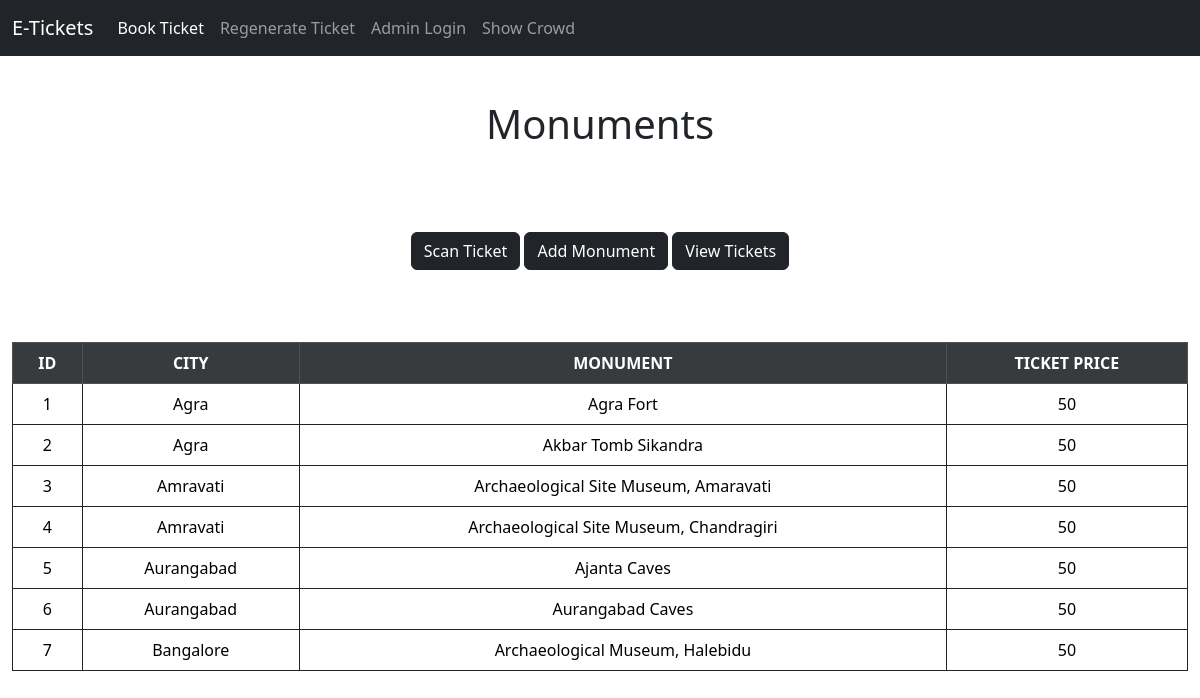
The app's page /viewMonuments with its own data.
### project/models.py (models this page shows)
class Monuments(models.Model):
    id = models.IntegerField(auto_created=True, unique=True, primary_key=True)
    city = models.CharField(max_length=122)
    monument = models.CharField(max_length=122)
    price = models.CharField(max_length=10)
    image = models.CharField(max_length=10)

### project/views.py (the view)
# urls.py: path("viewMonuments", views.viewMonuments, name="viewMonuments"),
def viewMonuments(request):
    monumentsData = Monuments.objects.all()
    data = {
        'monumentsData' :monumentsData
    }
    return render(request, 'viewMonuments.html', data)

### templates/viewMonuments.html (shortened to what this page needs)
<!DOCTYPE html>
<html lang="en">
<head>
    <link href="https://cdn.jsdelivr.net/npm/bootstrap@5.3.2/dist/css/bootstrap.min.css" rel="stylesheet">
</head>
<body>
  <nav class="navbar fixed-top navbar-expand-lg navbar-dark bg-dark">
    <div class="container-fluid ">
      <a class="navbar-brand" href="/">E-Tickets</a>
      <div class="collapse navbar-collapse" id="navbarSupportedContent">
        <ul class="navbar-nav me-auto mb-2 mb-lg-0">
          <li class="nav-item">
            <a class="nav-link active" aria-current="page" href="bookTicket">Book Ticket</a>
          </li>
          <li class="nav-item">
            <a class="nav-link" href="regenerateTicket">Regenerate Ticket</a>
          </li>
          <li class="nav-item">
            <a class="nav-link" href="adminLogin">Admin Login</a>
          </li>
          <li class="nav-item">
            <a class="nav-link" href="selectMonument">Show Crowd</a>
          </li>
        </ul>
      </div>
    </div>
</nav>
    <div class="container-fluid" style="margin-top: 100px">
        <h1 class="text-dark text-center">Monuments</h1>
        <br><br><br>
        <div class="text-center">
          <a href="/verify"><button type="submit" class="btn btn-dark mt-1">Scan Ticket</button></a>
          <a href="addMonuments"><button type="submit" class="btn btn-dark mt-1">Add Monument</button></a>
          <a href="viewTicket"><button type="submit" class="btn btn-dark mt-1">View Tickets</button></a>
        </div>
        <br><br><br>
        <table class="table table-responsive table-bordered border-dark table-hover text-center text-capitalize">
            <thead>
              <tr class="table-dark table-active text-uppercase text-white">
                <th>Id</th>
                <th>City</th>
                <th>Monument</th>
                <th>Ticket Price</th>
              </tr>
            </thead>
            <tbody>
                {% for monuments in monumentsData %}
                <tr>
                    <td>{{monuments.id}}</td>
                    <td>{{monuments.city}}</td>
                    <td>{{monuments.monument}}</td>
                    <td>{{monuments.price}}</td>
                </tr>
                {% endfor %}
            </tbody>
          </table>
    </div>
    <body>
</html>

### records on screen
Monuments: id "1", city "Agra", monument "Agra Fort", price "50"
Monuments: id "2", city "Agra", monument "Akbar Tomb Sikandra", price "50"
Monuments: id "3", city "Amravati", monument "Archaeological Site Museum, Amaravati", price "50"
Monuments: id "4", city "Amravati", monument "Archaeological Site Museum, Chandragiri", price "50"
Monuments: id "5", city "Aurangabad", monument "Ajanta Caves", price "50"
Monuments: id "6", city "Aurangabad", monument "Aurangabad Caves", price "50"
Monuments: id "7", city "Bangalore", monument "Archaeological Museum, Halebidu", price "50"
